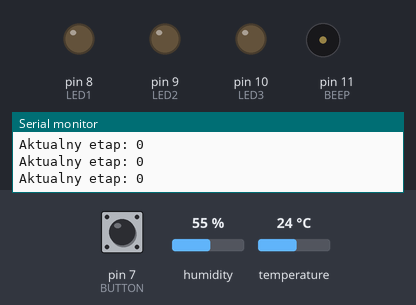
The sketch below on a simulated Arduino Uno, built with avr-gcc and run on an emulated ATmega328P. Shown: output pins drawn as LEDs (lit = HIGH), buzzer (waves = sounding, pin HIGH), the last lines printed to the serial monitor. Inputs (shaded band) come from the test bench; at power-on: pin 7 (BUTTON) LOW, humidity 55 %, temperature 24 °C.

Above: at 1.8 s.
1.9 s: pin 7 (BUTTON) pulled HIGH for 0.6 s
At 3.6 s:
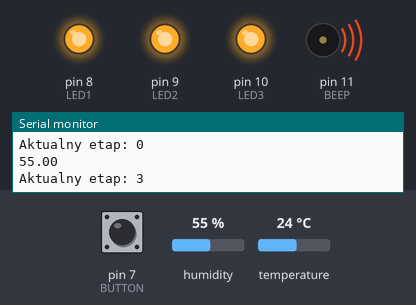
5.5 s: pin 7 (BUTTON) pulled HIGH for 1 s
At 6.5 s:
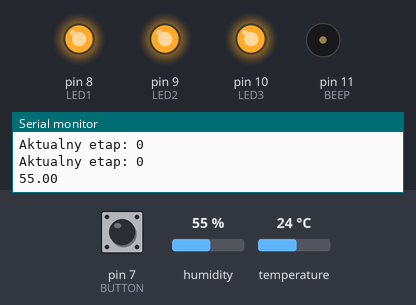
9.5 s: pin 7 (BUTTON) pulled HIGH for 3.2 s
At 9.9 s:
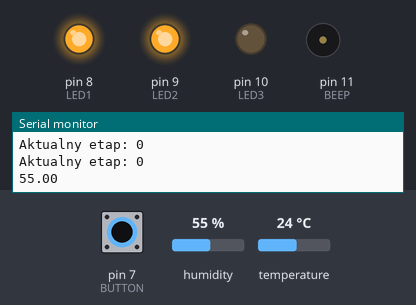
Timing chart, 0 to 16.3 s (numbered marks = the images above; inputs shaded):
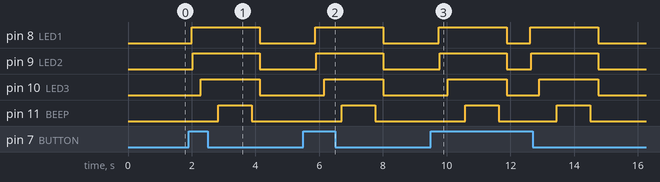

The sketch:

termometer.ino
```cpp
#include "DHT.h"

#define DHTTYPE DHT11
const int LED1 = 8;
const int LED2 = 9;
const int LED3 = 10;
const int BEEP = 11;

const int BUTTON = 7;
const int DHT_DATA = 2;
int F;
float humidity, temp;
bool beep_status;
DHT dht(DHT_DATA, DHTTYPE);

void setup() {
  pinMode(LED1, OUTPUT);
  pinMode(LED2, OUTPUT);
  pinMode(LED3, OUTPUT);
  pinMode(BEEP, OUTPUT);
  digitalWrite(LED1, LOW);
  digitalWrite(LED2, LOW);
  digitalWrite(LED3, LOW);
  digitalWrite(BEEP, LOW);

  pinMode(BUTTON, INPUT);
  F=0;
  beep_status=0;
  dht.begin();
  Serial.begin(9600);
}

void loop() {
  if (F==0){ //
    if (digitalRead(BUTTON)){ // PRZYCISK - ?
      digitalWrite(LED1, HIGH); // LED1 - ON
      F = 1;
    }
  }
  if (F==1){
    humidity = dht.readHumidity(); // mierz_wilgotnosc()
    Serial.println("\n");
    Serial.println(humidity);
    if (humidity >=20 and humidity <= 95){ // HUMIDITY_OK ?
       digitalWrite(LED2, HIGH); // LED2 - ON
       F = 2;
    }
    delay(250);
  }
  if (F==2){
    temp = dht.readTemperature(); // mierz_temperature()
    if (temp >=0 and temp <= 50){ // TEMP_OK ?
       digitalWrite(LED3, HIGH); // LED3 - ON
       F = 3;
    }
    delay(250);
  }
  if (F==3){
    delay(300);
    beep_status = !beep_status;
    digitalWrite(BEEP, beep_status);  // BEEP - ON->OFF/OFF->ON
    if (!beep_status) {
      F = 4;
    }
    delay(250);
  }
  if (F==4){
    Serial.write("Temperatura: ");  // wypisywanie pomiarow
    Serial.print(temp);
    Serial.write("Wilgotnosc: ");
    Serial.print(humidity);
    digitalWrite(LED1, LOW); // LED1 - OFF
    digitalWrite(LED2, LOW); // LED2 - OFF
    digitalWrite(LED3, LOW); // LED3 - OFF
    F = 0;
    delay(250);
  }
  Serial.write("\nAktualny etap: ");  // dane diagnostyczne
  Serial.print(F);
  delay(500);
}
```

Measured:
- after the input at 1.9 s, pin 8 (LED1): LOW → HIGH after 0.10 s, → LOW 2.1 s later; pin 9 (LED2): LOW → HIGH after 0.12 s, → LOW 2.1 s later; pin 10 (LED3): LOW → HIGH after 0.37 s, → LOW 1.9 s later; pin 11 (BEEP): LOW → HIGH after 0.92 s, → LOW 1.1 s later
- after the input at 5.5 s, pin 8 (LED1): LOW → HIGH after 0.38 s, → LOW 2.1 s later; pin 9 (LED2): LOW → HIGH after 0.40 s, → LOW 2.1 s later; pin 10 (LED3): LOW → HIGH after 0.65 s, → LOW 1.9 s later; pin 11 (BEEP): LOW → HIGH after 1.2 s, → LOW 1.1 s later
- after the input at 9.5 s, pin 8 (LED1): alternates HIGH for 2.1 s and LOW for 0.75 s, 4 changes in all, then stays LOW, starting after 0.25 s; pin 9 (LED2): alternates HIGH for 2.1 s and LOW for 0.77 s, 4 changes in all, then stays LOW, starting after 0.28 s
